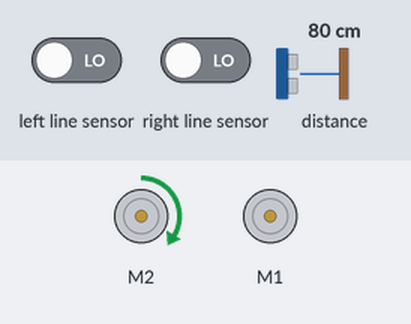
The program below on a simulated BBC micro:bit (MakeCode). Parts: 2 × DC motor (green arrow = forward, orange = backward, longer = faster). The inputs (shaded band) are chosen by the test bench; at power-on: distance to the obstacle 80 cm, left line sensor LOW, right line sensor LOW.

Above: at 1.2 s.
1.3 s: distance to the obstacle set to 32 cm
2.8 s: distance to the obstacle set to 26 cm
At 3.2 s:
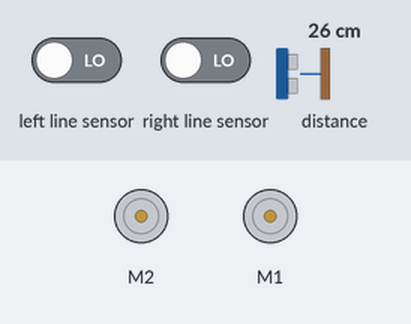
5.8 s: distance to the obstacle set to 35 cm
At 6.5 s:
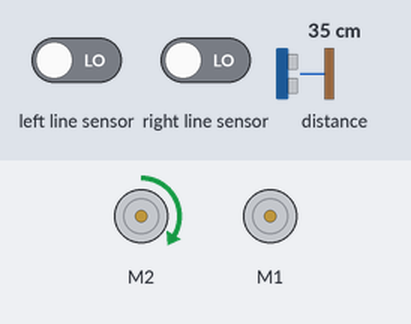
7.3 s: distance to the obstacle set to 2 cm
At 8.2 s:
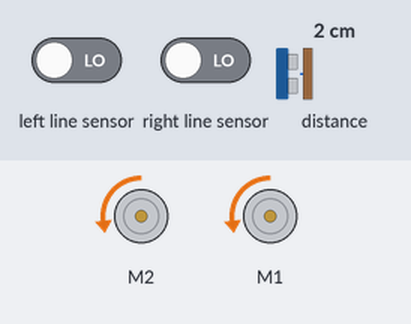
10.3 s: left line sensor driven HIGH
11.8 s: distance to the obstacle set to 60 cm
At 13.1 s:
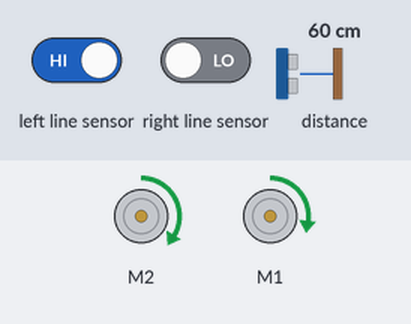
Timing chart, 0 to 14.3 s (numbered marks = the images above; inputs shaded):
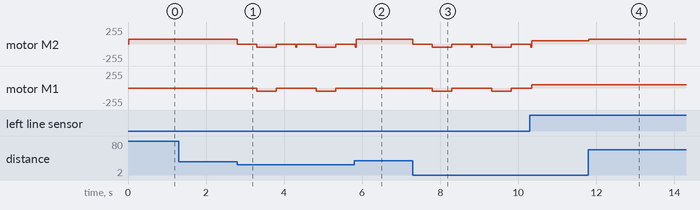

Measured:
- the behaviour switches between 30 and 29 cm on distance to the obstacle (found by bisection; images 0 and 1)
- after the input at 1.3 s, every drawn part: stays the same
- after the input at 2.8 s, motor M2: goes stopped 0.50 s, backward 50/255 0.50 s, stopped 1.0 s, backward 50/255 0.50 s, then stopped, starting at once; motor M1: alternates backward 50/255 for 0.50 s and stopped for 1.0 s, starting after 0.50 s
- after the input at 5.8 s, motor M1: stays stopped (without the input it goes to backward 50/255 after 0.55 s)
- after the input at 7.3 s, motor M2: goes stopped 0.50 s, backward 50/255 0.50 s, stopped 1.0 s, backward 50/255 0.50 s, then stopped, starting at once; motor M1: alternates backward 50/255 for 0.50 s and stopped for 1.0 s, starting after 0.50 s
- after the input at 11.8 s, motor M2: forward 50/255 → forward 75/255 at once

The program:

main.ts
```typescript
basic.forever(function () {
    while (maqueen.Ultrasonic(PingUnit.Centimeters) >= 30) {
        maqueen.motorRun(maqueen.Motors.M2, maqueen.Dir.CW, 75)
    }
    if (maqueen.readPatrol(maqueen.Patrol.PatrolLeft) == 0 && maqueen.readPatrol(maqueen.Patrol.PatrolRight) == 0) {
        maqueen.motorRun(maqueen.Motors.All, maqueen.Dir.CW, 0)
        basic.pause(500)
        maqueen.motorRun(maqueen.Motors.All, maqueen.Dir.CCW, 50)
        basic.pause(500)
        maqueen.motorRun(maqueen.Motors.All, maqueen.Dir.CCW, 0)
        basic.pause(500)
        maqueen.motorRun(maqueen.Motors.M2, maqueen.Dir.CCW, 50)
    } else {
        maqueen.motorRun(maqueen.Motors.All, maqueen.Dir.CW, 50)
    }
})
```

test.ts
```typescript
// aquí va el archivo "tests"; esto no se compilará cuando este paquete se utilice como una extensión.
```
